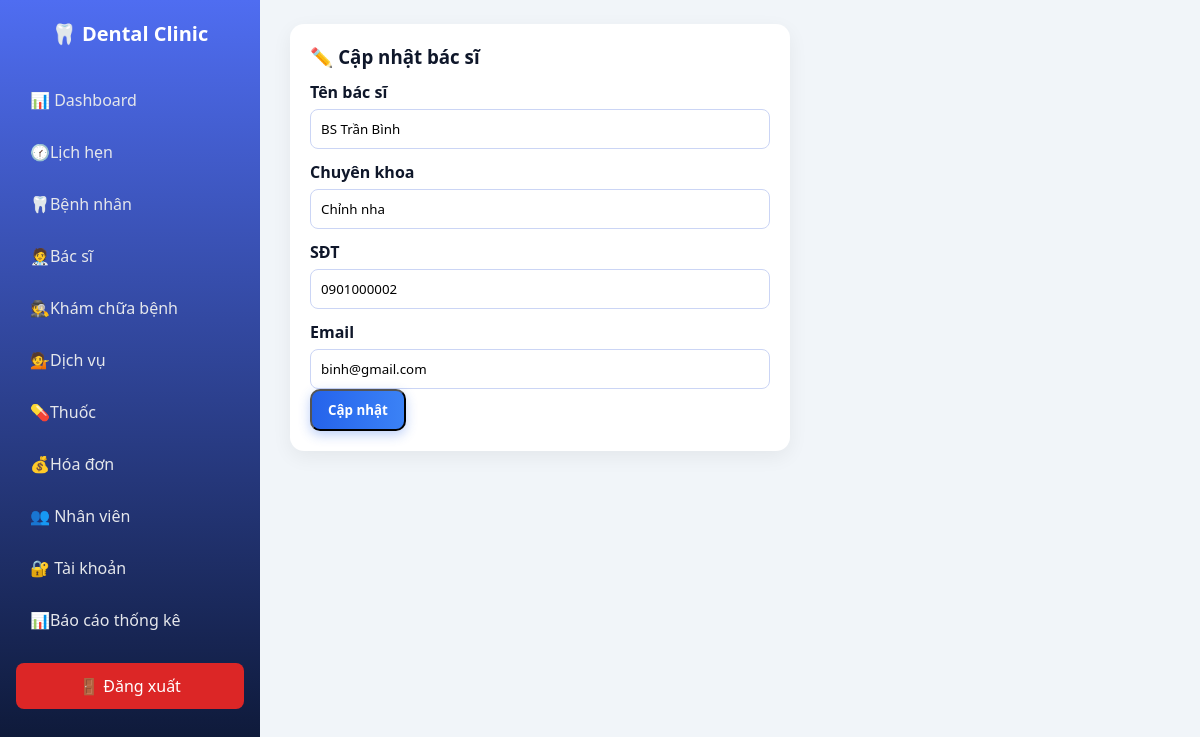
/dental_management/dashboard/dashboard.php?page=doctor_edit&id=2 (signed in), run on the app's committed database.
### tables this page shows
CREATE TABLE `doctors` (
  `doctor_id` int(11) NOT NULL,
  `full_name` varchar(100) NOT NULL,
  `specialty` varchar(100) DEFAULT NULL,
  `phone` varchar(15) DEFAULT NULL,
  `email` varchar(100) DEFAULT NULL,
  `status` enum('Hoạt động','Ngưng') DEFAULT 'Hoạt động'
);

### dental_management/dashboard/pages/doctor_edit.php (the view, shortened to what this page needs)
<?php
require_once __DIR__ . "/../../api/db.php";
$id = (int)($_GET['id'] ?? 0);
$stmt = $pdo->prepare("SELECT * FROM doctors WHERE doctor_id=?");
$stmt->execute([$id]);
$d = $stmt->fetch();
?>
<div class="form-box">
    <h3>✏️ Cập nhật bác sĩ</h3>
    <form method="post">
        <label>Tên bác sĩ</label>
        <input name="full_name" value="<?= $d['full_name'] ?>" required>
        <label>Chuyên khoa</label>
        <input name="specialty" value="<?= $d['specialty'] ?>">
        <label>SĐT</label>
        <input name="phone" value="<?= $d['phone'] ?>">
        <label>Email</label>
        <input name="email" value="<?= $d['email'] ?>">
        <button class="btn-add">Cập nhật</button>
    </form>
</div>

### dental_management/dashboard/dashboard.css (style rules this page uses)
* { margin: 0; padding: 0; box-sizing: border-box; font-family: "Segoe UI", Tahoma, sans-serif; }
body { background: #f1f5f9; color: #0f172a; }
body { display: flex; min-height: 100vh; }
.btn-add { background: linear-gradient(90deg, #2563eb, #3b82f6); color: #fff; padding: 10px 16px; border-radius: 10px; text-decoration: none; font-weight: 600; box-shadow: 0 4px 12px rgba(37,99,235,0.3); }
.form-box { max-width: 500px; background: #fff; padding: 20px; border-radius: 14px; box-shadow: 0 6px 20px rgba(0,0,0,.06); }
.form-box label { display: block; margin-top: 12px; font-weight: 600; }
.form-box input, .form-box select { width: 100%; padding: 10px; margin-top: 6px; border-radius: 8px; border: 1px solid #cbd5f5; }

### data on the page
doctors: full_name "BS Trần Bình", specialty "Chỉnh nha", phone "0901000002", email "binh@gmail.com"
